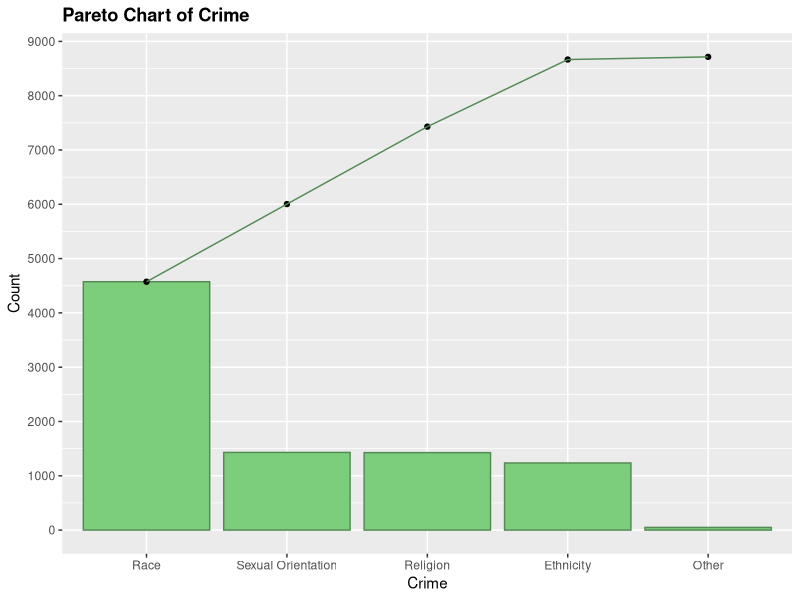

Write R code to recreate this figure.
## ---- chunk 1
crime <- c("Race","Sexual Orientation","Religion","Ethnicity","Other")
count <- c(4574,1430,1426,1236,49)

hate.crimes <- data.frame(  
    crime = crime,
    count = count,
    stringsAsFactors=FALSE)
rm(crime, count)

hate.crimes <- hate.crimes[order(hate.crimes$count, decreasing=TRUE), ]
hate.crimes$crime <- factor(hate.crimes$crime, levels=hate.crimes$crime)
hate.crimes$cumulative <- cumsum(hate.crimes$count)

hate.crimes$percentage <- hate.crimes$count / sum(hate.crimes$count) * 100
hate.crimes$cumulative.percentage <- cumsum(hate.crimes$percentage)
hate.crimes$cumulative.percentage <- round(hate.crimes$cumulative.percentage, digits = 2)

hate.crimes
## ---- chunk 2
library(ggplot2)

ggplot(hate.crimes, aes(x=crime)) +
    geom_bar(aes(y=count), colour="palegreen4", fill="palegreen3", stat="identity") +
    geom_point(aes(y=cumulative)) +
    geom_path(aes(y=cumulative, group=1), colour="palegreen4") +
    labs(title="Pareto Chart of Crime") +
    theme(plot.title = element_text(lineheight=.8, face="bold")) +
    xlab("Crime") +
    ylab("Count") +
    scale_y_continuous(breaks=seq(0, 9000, 1000))

